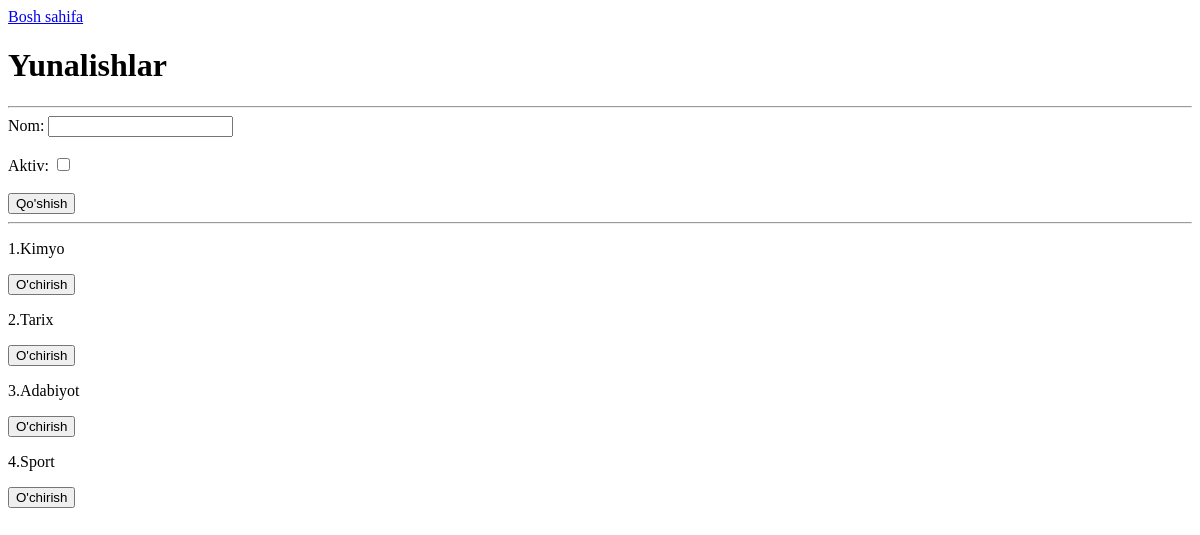
The app's page /yunalish/, older data.
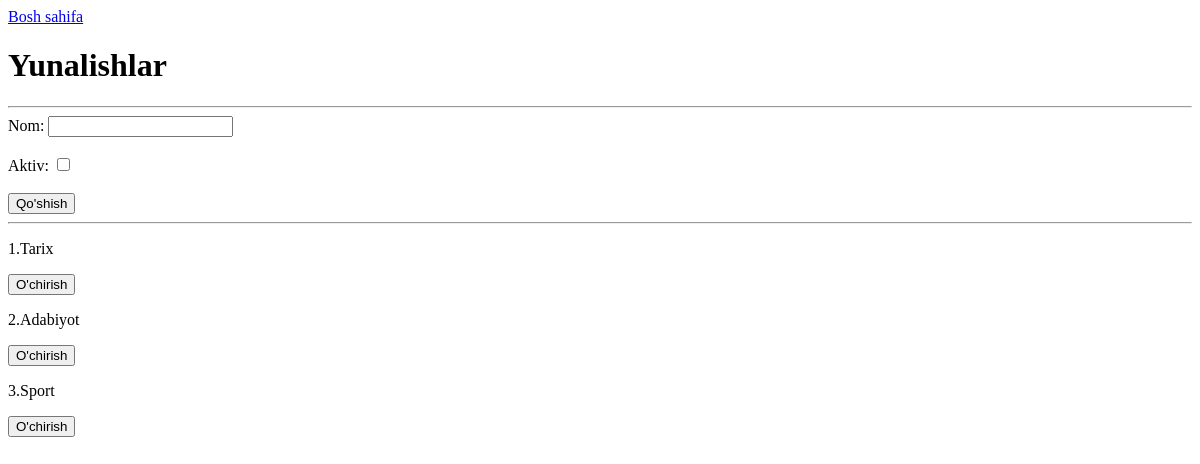
The same page, newer data.
### univer/models.py (models this page shows, shortened)
class Yunalish(models.Model):
    nom = models.CharField(max_length=255)
    aktiv = models.BooleanField(default=True)
    class Meta:
        verbose_name = "Yunalish"
        verbose_name_plural = "Yunalishlar"

### univer/views.py (the view)
# urls.py: path('yunalish/',yunalish_view),
def yunalish_view(request):
    yunalish = Yunalish.objects.all()
    if request.method == 'POST':
        Yunalish.objects.create(
            nom=request.get.POST('nom'),
            aktiv=True if request.POST.get('aktiv') else request.POST.get('aktiv'))
        return redirect('/yunalish/')
    context = {
        'yunalish':yunalish,
    }
    return render(request,'yunalish.html',context)

### univer/templates/yunalish.html (shortened to what this page needs)
<!DOCTYPE html>
<html lang="en">
<head>
</head>
<body>
<a href="/">Bosh sahifa</a>
        <h1>Yunalishlar</h1>
        <hr>
            <label>Nom:</label>
            <input type="text" name="nom" id="nom" required>
            <br><br>
            <label>Aktiv:</label>
            <input type="checkbox" nom="aktiv">
            <br><br>
            <button>Qo'shish</button>
        <hr>
        {% for yunalish in yunalish %}
        <p>{{ forloop.counter }}.{{ yunalish.nom }}</p>
         <a href="/yunalish/{{ yunalish.id }}/confirm-delete/">
             <button>O'chirish</button>
         </a>
        {% endfor %}
</body>
</html>

Row changes from the older to the newer data that the page shows:
removed Yunalish: nom "Kimyo"
